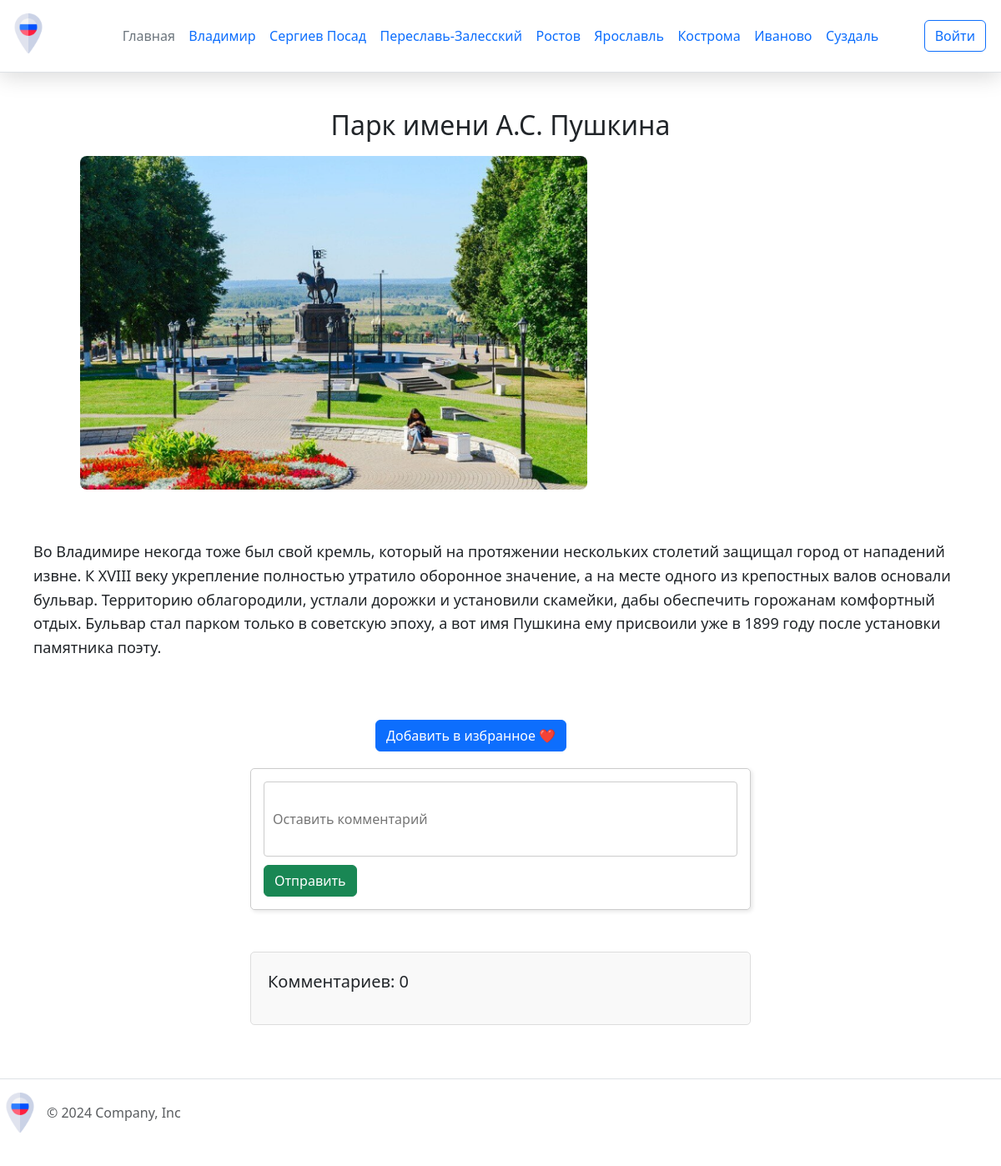
/attraction_detail/2, run on an earlier commit of the app's database.
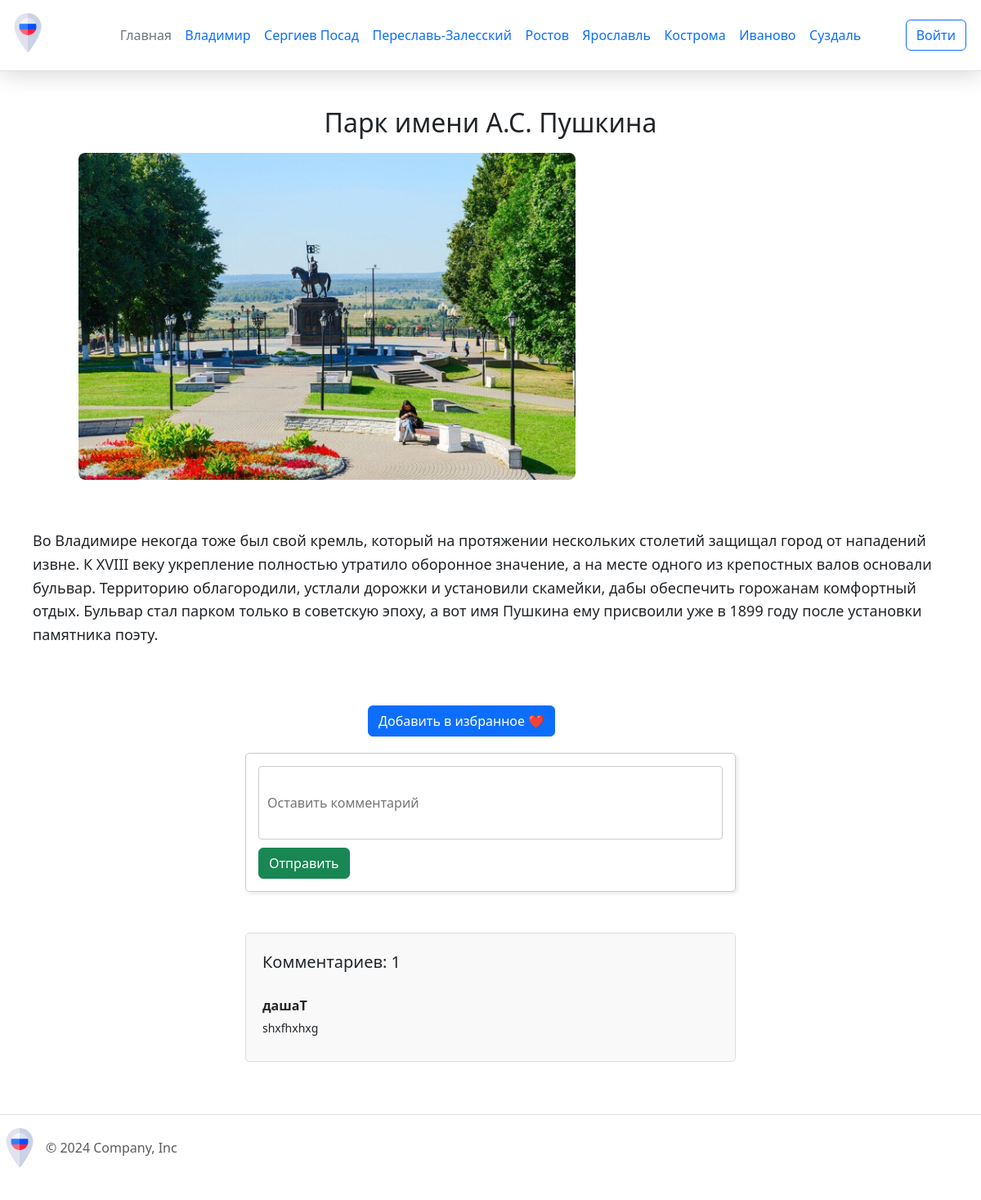
And on a later commit of the database.
### app.py (models this page shows, shortened)
class City(db.Model):
    city_id = db.Column(db.Integer, primary_key=True)
    city_name = db.Column(db.String(20), nullable=False)
    photo = db.Column(db.LargeBinary, nullable=False)
    description = db.Column(db.Text, nullable=False)

class Feedback(db.Model):
    feedback_id = db.Column(db.Integer, primary_key=True)
    comment = db.Column(db.String(100), nullable=False)
    user_id = db.Column(db.Integer, db.ForeignKey('user.user_id'), nullable=False)
    attraction_id = db.Column(db.Integer, db.ForeignKey('attraction.attraction_id'), nullable=False)

class User(UserMixin, db.Model):
    user_id = db.Column(db.Integer, primary_key=True)
    name = db.Column(db.String(20), nullable=False)
    email = db.Column(db.String(40), nullable=False, unique=True)
    password = db.Column(db.Text, nullable=False)

### app.py (the view, shortened to what this page needs)
@app.route("/attraction_detail/<int:attraction_id>", methods=['POST', 'GET'])
def attraction_detail(attraction_id):
    attraction = Attraction.query.get(attraction_id)
    comments = db.session.query(Feedback, User.name).join(User).filter(Feedback.attraction_id == attraction_id).all()
    coordinates = {'latitude': attraction.latitude, 'longitude': attraction.longitude}
    return render_template('attraction_detail.html', attraction=attraction, comments=comments, coordinates=coordinates)

### app.py (called while the page is built)
@app.context_processor
def inject_cities():
    cities = City.query.all()
    return dict(cities=cities)

### templates/attraction_detail.html (shortened to what this page needs)
{% extends 'base.html' %}
{% block content %}
<div class="attraction-container">
    <h2>{{ attraction.attraction_name }}</h2>
    <div class="attraction-grid">
        <div class="attraction-photo">
            <img src="{{ url_for('static', filename='img/' + attraction.photo) }}" class="img-fluid" alt="{{ attraction.attraction_name }}">
        </div>
        <div id="map" style="width:100%; height:400px;"></div>
        <p class="about">{{ attraction.description }}</p>
    </div>
    <form action="{{ url_for('add_to_favorites', attraction_id=attraction.attraction_id) }}" method="POST">
        <button type="submit" class="btn btn-primary mt-3">Добавить в избранное ❤️</button>
    </form>
    <form method="post" class="comment-container">
        <input type="text" name="comment" placeholder="Оставить комментарий" class="comment-form"><br>
        <button class="btn btn-success" type="submit">Отправить</button>
    </form>
    <div class="comments-section">
        <div>
            <p style="font-size: 20px;">Комментариев: {{ comments|length }}</p>
        </div>
        {% for feedback, username in comments %}
            <div class="comment">
                <div class="comment-username">{{ username }}</div>
                <div class="comment-text">{{ feedback.comment }}</div>
            </div>
        {% endfor %}
    </div>
</div>
{% endblock %}

### templates/base.html (shortened to what this page needs)
<!DOCTYPE html>
<html lang="en">
<head>
    <link href="https://cdn.jsdelivr.net/npm/bootstrap@5.3.3/dist/css/bootstrap.min.css" rel="stylesheet">
    <link rel="stylesheet" href="https://cdnjs.cloudflare.com/ajax/libs/font-awesome/6.2.0/css/all.min.css" />
    <link rel="stylesheet" href="https://cdn.jsdelivr.net/npm/sweetalert2@11/dist/sweetalert2.min.css">
    <link rel="stylesheet" href="{{url_for('static', filename='css/main.css')}}">
</head>
<body>
    <div class="page">
        <header class="d-flex flex-wrap align-items-center justify-content-center justify-content-md-between py-3 mb-4 border-bottom">
          <div class="col-md-3 mb-2 mb-md-0">
            <a href="/" class="d-inline-flex link-body-emphasis text-decoration-none">
              <img class="header__img" src="{{ url_for('static', filename='img/russia.png') }}" alt="russia">
            </a>
          </div>
          <div class="col-md-6 mb-0 mb-md-0 d-flex justify-content-center">
            <ul class="nav col-12 col-md-auto mb-2 justify-content-center mb-md-0">
              <li><a href="{{ url_for('index') }}" class="nav-link px-2 link-secondary">Главная</a></li>
              {% for city in cities %}
                <li class="nav-item">
                  <a class="nav-link" href="{{ url_for('city_detail', city_id=city.city_id) }}">{{ city.city_name }}</a>
                </li>
              {% endfor %}
            </ul>
          </div>
          <div class="col-md-3 text-end">
            {% if current_user.is_authenticated %}
                <a href="{{ url_for('lk') }}">
                    <button type="button" class="btn btn-outline-primary me-2">{{ current_user.name }}</button>
                </a>
            {% else %}
                <a href="{{ url_for('login') }}">
                    <button type="button" class="btn btn-outline-primary me-2">Войти</button>
                </a>
            {% endif %}
        </div>
        </header>
        <div class="content">
            {% block content %}{% endblock %}
        </div>
        <footer class="d-flex flex-wrap justify-content-between align-items-center py-3 my-4 border-top">
            <div class="col-md-4 d-flex align-items-center">
              <a href="/" class="mb-3 me-2 mb-md-0 text-body-secondary text-decoration-none lh-1">
                <img class="header__img" src="{{ url_for('static', filename='img/russia.png') }}" alt="russia">
              </a>
              <span class="mb-3 mb-md-0 text-body-secondary">© 2024 Company, Inc</span>
            </div>
          </footer>
</body>
</html>

What changed in the data, as far as the page shows it:
added Feedback: name "дашаT", comment "shxfhxhxg"
Also different on the page:
{{ comments|length }}: "0" → "1"
